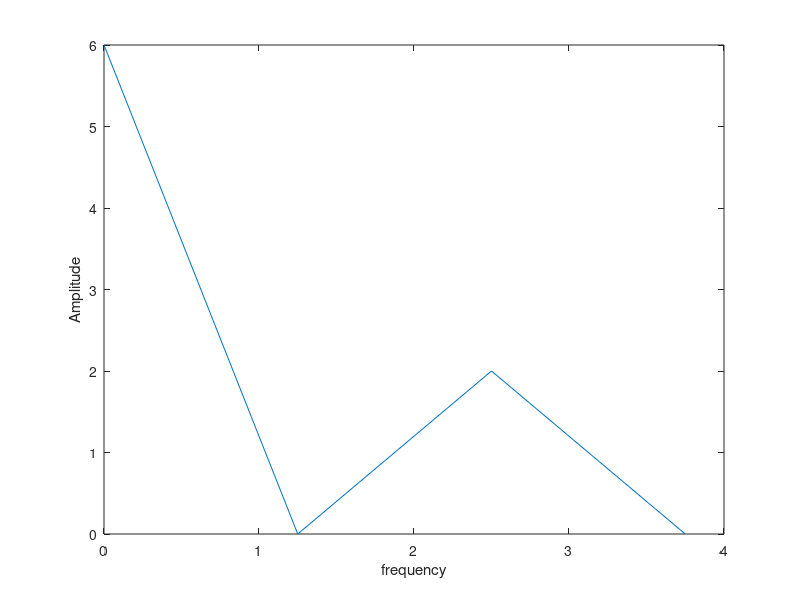
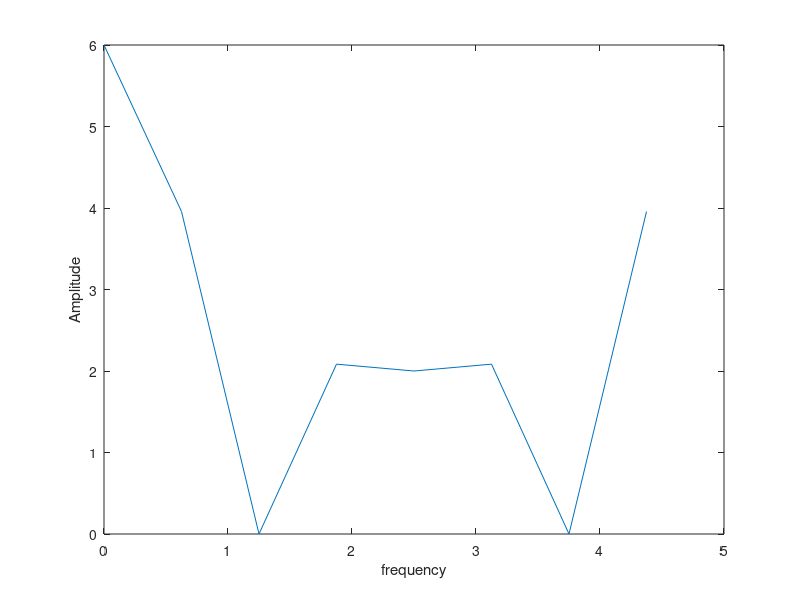
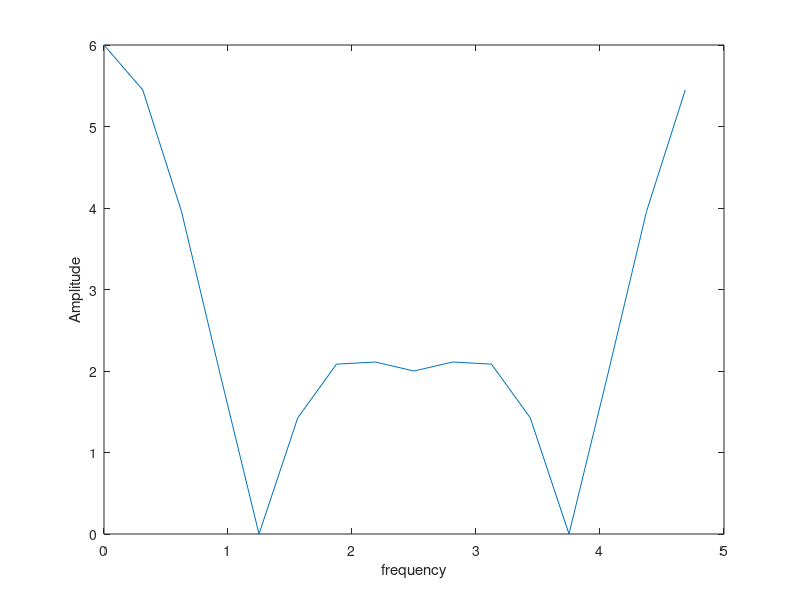
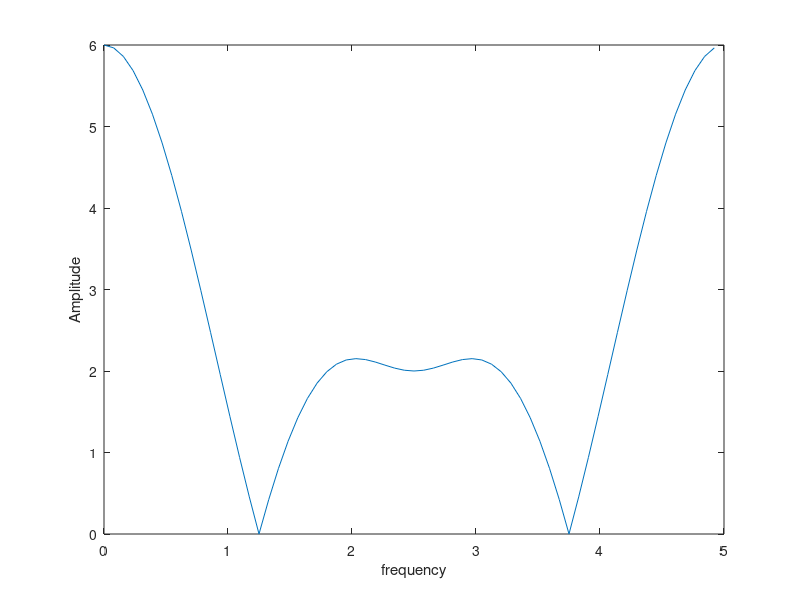

The MATLAB source for these figures, in order:
clc;
close all;
clear all;
%fft
fs= input('Enter the frequency:');

x = [1,2,1,2];
XK=fft(x,4);
disp(XK);
f=[0:length(XK)-1]*fs/length(XK);
figure(1);
plot(f,abs(XK));
xlabel('frequency');
ylabel('Amplitude');

XK1=fft(x,8);
f=[0:length(XK1)-1]*fs/length(XK1);
figure(2);
plot(f,abs(XK1));
xlabel('frequency');
ylabel('Amplitude');

XK2=fft(x,16);
f=[0:length(XK2)-1]*fs/length(XK2);
figure(3);
plot(f,abs(XK2));
xlabel('frequency');
ylabel('Amplitude');

XK3=fft(x,64);
f=[0:length(XK3)-1]*fs/length(XK3);
figure(4);
plot(f,abs(XK3));
xlabel('frequency');
ylabel('Amplitude');
%as n increases with padding, resolution increases and the output becomes
%smoother